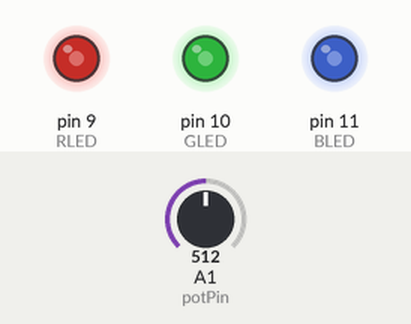
Simulated run of this sketch. Board: Arduino Uno, built with avr-gcc and run on an emulated ATmega328P. On the bench: output pins drawn as LEDs (lit = HIGH). The test bench sets the inputs (shaded band); at power-on: A1 (potPin) = 512.

Above: at 1.2 s.
1.3 s: A1 (potPin) set to 716
At 2.1 s:
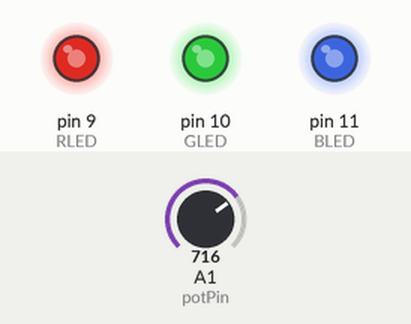
2.8 s: A1 (potPin) set to 900
At 3.2 s:
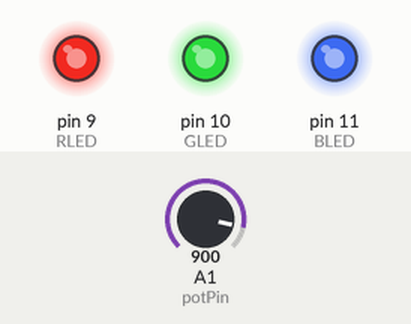
4.3 s: A1 (potPin) set to 122
At 5.5 s:
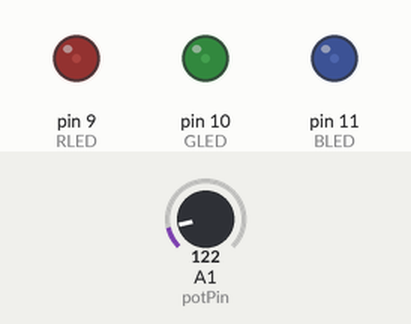
5.8 s: A1 (potPin) set to 0
At 6.7 s:
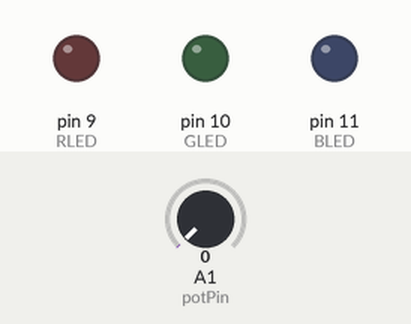
7.3 s: A1 (potPin) set to 511
At 7.9 s:
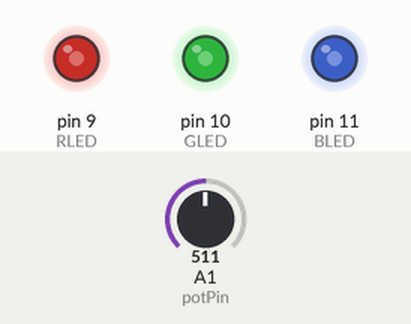
Timing chart, 0 to 9.8 s (numbered marks = the images above; inputs shaded):
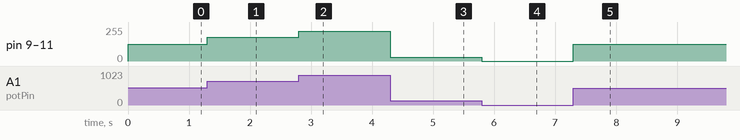

The sketch:

elcPROD.ino
```cpp
const int RLED = 9; //Blue LED cathode on pin 9
const int GLED = 10; //Green LED cathode on pin 10
const int BLED = 11; //Blue LED cathode on pin 11
//const int BUTTON = 2; //The Button is connected to pin 2
const int potPin = A1;

//boolean lastButton = LOW; //Last button state
//boolean currentButton = LOW; //Current button state
//int ledMode = 0;             //Cycle between LED states


void setup() {
  // put your setup code here, to run once:
  pinMode(RLED, OUTPUT);
  pinMode(GLED, OUTPUT);
  pinMode(BLED, OUTPUT);
  //pinMode(BUTTON, INPUT);
}

/*
 *Debouncing function
 *Pass it to the previous state
 *and get back to the current debounced state
 */

/*boolean debounce (boolean last)
{
  boolean current = digitalRead(BUTTON);
  if (last != current)
  {
    delay(5);
    current = digitalRead(BUTTON);
  }
  return current;
}


void setMode(int mode)
{
 //RED
 if (mode==1)
 {
  digitalWrite(RLED, LOW);
  digitalWrite(BLED, HIGH);
  digitalWrite(GLED, HIGH);
 }
 else if (mode == 2)
 {
  digitalWrite(RLED, HIGH);
  digitalWrite(BLED, HIGH);
  digitalWrite(GLED, LOW);
 }
 else if(mode==3)
 {
  digitalWrite(RLED, HIGH);
  digitalWrite(BLED, LOW);
  digitalWrite(GLED, HIGH);
 }
}
*/
void loop() {
  /*currentButton = debounce(lastButton);
  if (lastButton == LOW && currentButton == HIGH)
  {
    ledMode++;
  }
  lastButton = currentButton;

if (ledMode == 3) ledMode = 0;
setMode(ledMode);
}
*/
  // put your main code here, to run repeatedly:
int potValue = analogRead(potPin);

//Map potentiometer value to LED brigtness (0 - 255)
int brightness = map(potValue, 0, 1023, 0, 255);
analogWrite(RLED, brightness);
analogWrite(BLED, brightness);
analogWrite(GLED, brightness);
}
```

Measured:
- after the input at 1.3 s, pin 9 (RLED), pin 10 (GLED), pin 11 (BLED): 127/255 → 178/255 at once
- after the input at 2.8 s, pin 9 (RLED), pin 10 (GLED), pin 11 (BLED): 178/255 → 224/255 at once
- after the input at 4.3 s, pin 9 (RLED), pin 10 (GLED), pin 11 (BLED): 224/255 → 30/255 at once
- after the input at 5.8 s, pin 9 (RLED), pin 10 (GLED), pin 11 (BLED): 30/255 → 0/255 at once
- after the input at 7.3 s, pin 9 (RLED), pin 10 (GLED), pin 11 (BLED): 0/255 → 127/255 at once
